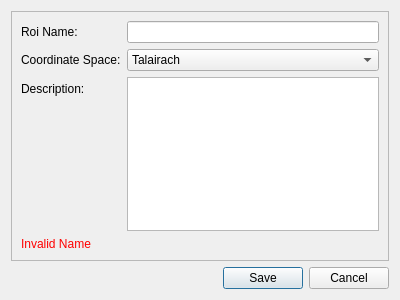
<?xml version="1.0" encoding="UTF-8"?>
<ui version="4.0">
 <class>NewRoi</class>
 <widget class="QDialog" name="NewRoi">
  <property name="windowModality">
   <enum>Qt::ApplicationModal</enum>
  </property>
  <property name="geometry">
   <rect>
    <x>0</x>
    <y>0</y>
    <width>400</width>
    <height>300</height>
   </rect>
  </property>
  <property name="windowTitle">
   <string>Create New ROI</string>
  </property>
  <property name="modal">
   <bool>true</bool>
  </property>
  <layout class="QVBoxLayout" name="verticalLayout">
   <item>
    <widget class="QFrame" name="frame">
     <property name="frameShape">
      <enum>QFrame::StyledPanel</enum>
     </property>
     <property name="frameShadow">
      <enum>QFrame::Raised</enum>
     </property>
     <layout class="QFormLayout" name="formLayout">
      <item row="0" column="0">
       <widget class="QLabel" name="label">
        <property name="text">
         <string>Roi Name:</string>
        </property>
        <property name="buddy">
         <cstring>roi_name</cstring>
        </property>
       </widget>
      </item>
      <item row="1" column="0">
       <widget class="QLabel" name="label_2">
        <property name="text">
         <string>Coordinate Space:</string>
        </property>
        <property name="buddy">
         <cstring>roi_space</cstring>
        </property>
       </widget>
      </item>
      <item row="2" column="0">
       <widget class="QLabel" name="label_3">
        <property name="text">
         <string>Description:</string>
        </property>
        <property name="buddy">
         <cstring>roi_desc</cstring>
        </property>
       </widget>
      </item>
      <item row="0" column="1">
       <widget class="QLineEdit" name="roi_name"/>
      </item>
      <item row="2" column="1">
       <widget class="QPlainTextEdit" name="roi_desc"/>
      </item>
      <item row="1" column="1">
       <widget class="QComboBox" name="roi_space">
        <property name="currentIndex">
         <number>1</number>
        </property>
        <item>
         <property name="text">
          <string>World</string>
         </property>
        </item>
        <item>
         <property name="text">
          <string>Talairach</string>
         </property>
        </item>
        <item>
         <property name="text">
          <string>Dartel</string>
         </property>
        </item>
       </widget>
      </item>
      <item row="3" column="0" colspan="2">
       <widget class="QLabel" name="error_msg">
        <property name="font">
         <font>
          <weight>50</weight>
          <bold>false</bold>
         </font>
        </property>
        <property name="styleSheet">
         <string notr="true">#error_msg{color: rgb(255, 0, 0);}</string>
        </property>
        <property name="text">
         <string>Invalid Name</string>
        </property>
       </widget>
      </item>
     </layout>
    </widget>
   </item>
   <item>
    <widget class="QDialogButtonBox" name="dialogButtonBox">
     <property name="orientation">
      <enum>Qt::Horizontal</enum>
     </property>
     <property name="standardButtons">
      <set>QDialogButtonBox::Cancel|QDialogButtonBox::Save</set>
     </property>
    </widget>
   </item>
  </layout>
 </widget>
 <tabstops>
  <tabstop>roi_name</tabstop>
  <tabstop>roi_space</tabstop>
  <tabstop>roi_desc</tabstop>
  <tabstop>dialogButtonBox</tabstop>
 </tabstops>
 <resources/>
 <connections>
  <connection>
   <sender>dialogButtonBox</sender>
   <signal>accepted()</signal>
   <receiver>NewRoi</receiver>
   <slot>accept()</slot>
   <hints>
    <hint type="sourcelabel">
     <x>229</x>
     <y>275</y>
    </hint>
    <hint type="destinationlabel">
     <x>157</x>
     <y>274</y>
    </hint>
   </hints>
  </connection>
  <connection>
   <sender>dialogButtonBox</sender>
   <signal>rejected()</signal>
   <receiver>NewRoi</receiver>
   <slot>reject()</slot>
   <hints>
    <hint type="sourcelabel">
     <x>297</x>
     <y>281</y>
    </hint>
    <hint type="destinationlabel">
     <x>286</x>
     <y>274</y>
    </hint>
   </hints>
  </connection>
 </connections>
</ui>
